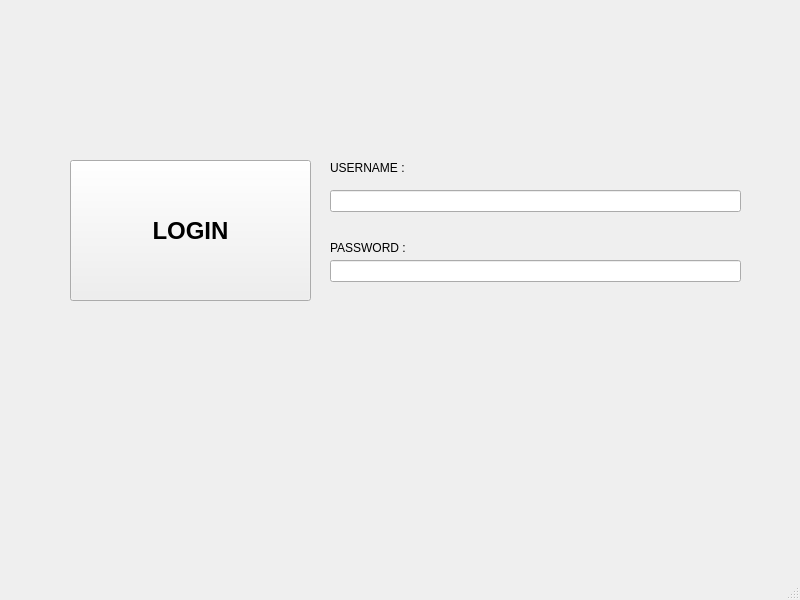
<?xml version="1.0" encoding="UTF-8"?>
<ui version="4.0">
 <class>MainWindow</class>
 <widget class="QMainWindow" name="MainWindow">
  <property name="geometry">
   <rect>
    <x>0</x>
    <y>0</y>
    <width>800</width>
    <height>600</height>
   </rect>
  </property>
  <property name="font">
   <font>
    <pointsize>8</pointsize>
    <weight>50</weight>
    <bold>false</bold>
   </font>
  </property>
  <property name="windowTitle">
   <string>MainWindow</string>
  </property>
  <widget class="QWidget" name="centralwidget">
   <widget class="QPushButton" name="pushButton">
    <property name="geometry">
     <rect>
      <x>70</x>
      <y>160</y>
      <width>241</width>
      <height>141</height>
     </rect>
    </property>
    <property name="font">
     <font>
      <pointsize>18</pointsize>
      <weight>75</weight>
      <bold>true</bold>
     </font>
    </property>
    <property name="text">
     <string>LOGIN</string>
    </property>
   </widget>
   <widget class="QLabel" name="label">
    <property name="geometry">
     <rect>
      <x>330</x>
      <y>160</y>
      <width>91</width>
      <height>16</height>
     </rect>
    </property>
    <property name="font">
     <font>
      <pointsize>9</pointsize>
      <weight>50</weight>
      <bold>false</bold>
     </font>
    </property>
    <property name="text">
     <string>USERNAME :</string>
    </property>
   </widget>
   <widget class="QLabel" name="label_2">
    <property name="geometry">
     <rect>
      <x>330</x>
      <y>240</y>
      <width>91</width>
      <height>16</height>
     </rect>
    </property>
    <property name="font">
     <font>
      <pointsize>9</pointsize>
      <weight>50</weight>
      <bold>false</bold>
     </font>
    </property>
    <property name="text">
     <string>PASSWORD :</string>
    </property>
   </widget>
   <widget class="QLineEdit" name="lineEdit">
    <property name="geometry">
     <rect>
      <x>330</x>
      <y>190</y>
      <width>411</width>
      <height>22</height>
     </rect>
    </property>
   </widget>
   <widget class="QLineEdit" name="lineEdit_2">
    <property name="geometry">
     <rect>
      <x>330</x>
      <y>260</y>
      <width>411</width>
      <height>22</height>
     </rect>
    </property>
   </widget>
  </widget>
  <widget class="QMenuBar" name="menubar">
   <property name="geometry">
    <rect>
     <x>0</x>
     <y>0</y>
     <width>800</width>
     <height>23</height>
    </rect>
   </property>
  </widget>
  <widget class="QStatusBar" name="statusbar"/>
 </widget>
 <resources/>
 <connections/>
</ui>
